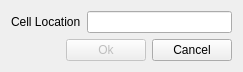
<?xml version="1.0" encoding="UTF-8"?>
<ui version="4.0">
 <class>Gotocell</class>
 <widget class="QDialog" name="Gotocell">
  <property name="geometry">
   <rect>
    <x>0</x>
    <y>0</y>
    <width>243</width>
    <height>62</height>
   </rect>
  </property>
  <property name="windowTitle">
   <string>Go to Cell</string>
  </property>
  <layout class="QVBoxLayout" name="verticalLayout">
   <item>
    <layout class="QHBoxLayout" name="horizontalLayout">
     <item>
      <widget class="QLabel" name="label">
       <property name="text">
        <string>Cell Location</string>
       </property>
       <property name="buddy">
        <cstring>lineEdit</cstring>
       </property>
      </widget>
     </item>
     <item>
      <widget class="QLineEdit" name="lineEdit"/>
     </item>
    </layout>
   </item>
   <item>
    <layout class="QHBoxLayout" name="horizontalLayout_2">
     <item>
      <spacer name="horizontalSpacer">
       <property name="orientation">
        <enum>Qt::Horizontal</enum>
       </property>
       <property name="sizeHint" stdset="0">
        <size>
         <width>188</width>
         <height>20</height>
        </size>
       </property>
      </spacer>
     </item>
     <item>
      <widget class="QPushButton" name="okButton">
       <property name="enabled">
        <bool>false</bool>
       </property>
       <property name="text">
        <string>Ok</string>
       </property>
       <property name="default">
        <bool>true</bool>
       </property>
      </widget>
     </item>
     <item>
      <widget class="QPushButton" name="cancelButton">
       <property name="text">
        <string>Cancel</string>
       </property>
      </widget>
     </item>
    </layout>
   </item>
  </layout>
 </widget>
 <tabstops>
  <tabstop>lineEdit</tabstop>
  <tabstop>okButton</tabstop>
  <tabstop>cancelButton</tabstop>
 </tabstops>
 <resources/>
 <connections/>
</ui>
